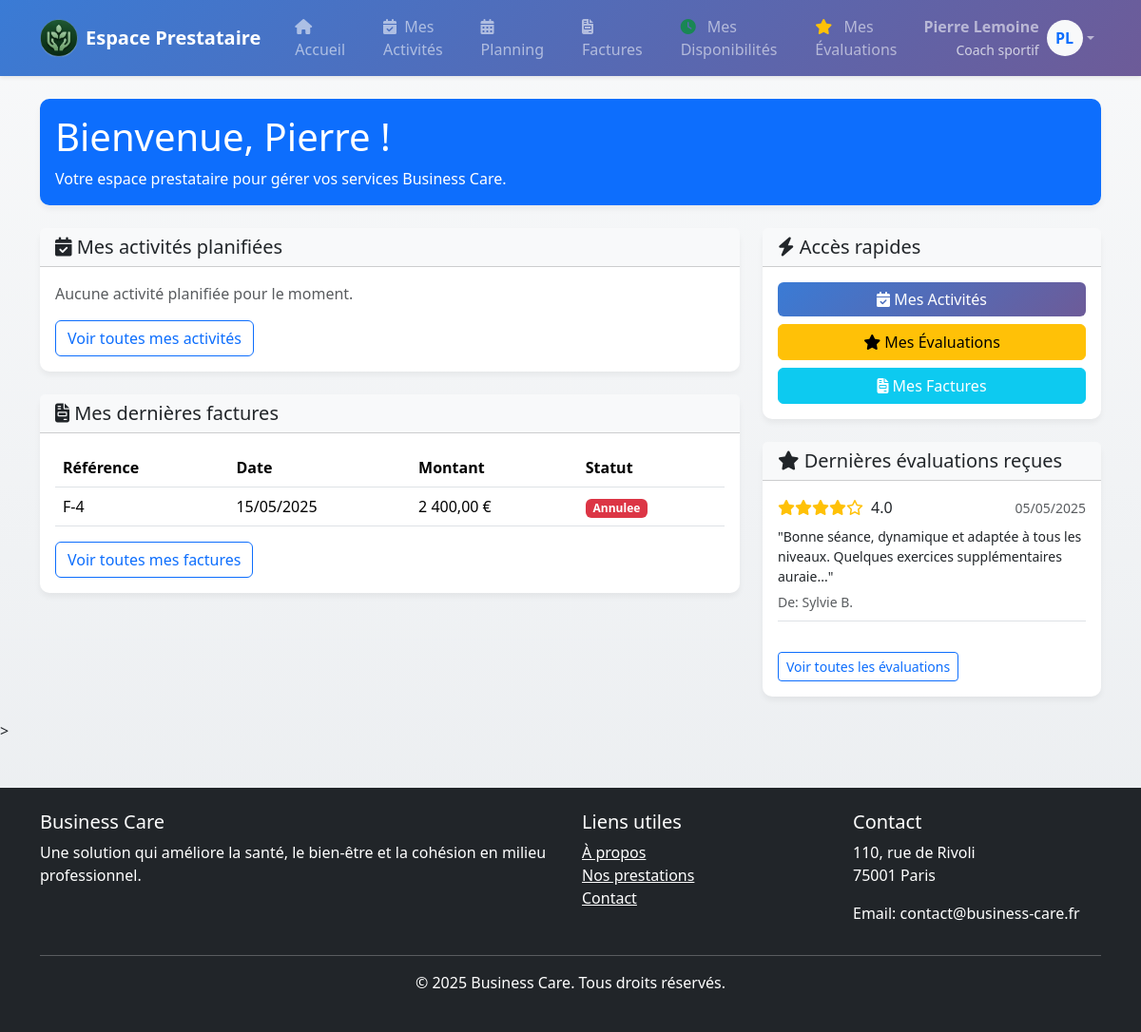
/frontOffice/prestataire/index.php (signed in), run on the app's committed database.
### tables this page shows
CREATE TABLE `facture` (
  `facture_id` int(11) NOT NULL,
  `date_emission` date DEFAULT NULL,
  `date_echeance` date DEFAULT NULL,
  `montant` decimal(10,2) DEFAULT NULL,
  `montant_tva` decimal(10,2) DEFAULT NULL,
  `montant_ht` decimal(10,2) DEFAULT NULL,
  `statut` 	ENUM('Attente', 'Payee', 'Annulee') DEFAULT 'Attente',
  `methode_paiement` VARCHAR(50)	DEFAULT NULL,
  `fichier` varchar(255) DEFAULT NULL,
  `id_devis` int(11) DEFAULT NULL,
  `id_prestataire` int(11) DEFAULT NULL,
  `payment_intent_id` varchar(100) DEFAULT NULL
);

CREATE TABLE `evaluation` (
  `evaluation_id` int(11) NOT NULL,
  `note` int(11) DEFAULT NULL,
  `commentaire` text DEFAULT NULL,
  `id_collaborateur` int(11) DEFAULT NULL,
  `date_creation` datetime DEFAULT NULL,
  `desactivate` boolean DEFAULT 0
);

CREATE TABLE `collaborateur` (
  `collaborateur_id` int(11) NOT NULL,
  `nom` varchar(255) NOT NULL,
  `prenom` varchar(255) NOT NULL,
  `username` varchar(255) NOT NULL,
  `role` varchar(255) DEFAULT "employe",
  `email` varchar(255) NOT NULL,
  `password` varchar(255) DEFAULT NULL,
  `telephone` varchar(20) DEFAULT NULL,
  `id_societe` int(11) DEFAULT NULL,
  `date_creation` datetime DEFAULT NULL,
  `date_activite` datetime DEFAULT NULL,
  `token` varchar(255) DEFAULT NULL,
  `expiration` datetime DEFAULT NULL,
  `desactivate` boolean DEFAULT 0
);

### api/dao/provider.php (called while the page is built, shortened)
<?php
function getAllActivities(int $limit = null, int $offset = null, $providerId)  {
    $db = getDatabaseConnection();
    $sql = "SELECT a.activite_id, a.nom, a.date, a.type, a.id_devis, a.id_lieu, l.adresse, l.ville, l.code_postal
            FROM activite a
            LEFT JOIN lieu l ON a.id_lieu = l.lieu_id
            WHERE a.id_prestataire = :id";
    $params = [
        'id'=> $providerId
    ];
    if ($limit !== null) {
        $sql .= " LIMIT " . (string) $limit;
        if ($offset !== null) {
            $sql .= " OFFSET " . (string) $offset;
        }
    }
    $stmt = $db->prepare($sql);
    $res = $stmt->execute($params);
    if ($res) {
        return $stmt->fetchAll(PDO::FETCH_ASSOC);
    }
    return null;
}
function getProviderInvoices($prestataire_id) {
    $db = getDatabaseConnection();
    $sql = "SELECT f.facture_id, f.date_emission, f.date_echeance, f.montant, f.montant_tva,
                   f.montant_ht, f.statut, f.methode_paiement, f.fichier, d.devis_id,
                   s.nom AS nom_societe, s.siret
            FROM facture f
            LEFT JOIN devis d ON f.id_devis = d.devis_id
            LEFT JOIN societe s ON d.id_societe = s.societe_id
            WHERE f.id_prestataire = :prestataire_id
            ORDER BY f.date_emission DESC";
    $stmt = $db->prepare($sql);
    $res = $stmt->execute([
        'prestataire_id' => $prestataire_id
    ]);
    if ($res) {
        return $stmt->fetchAll(PDO::FETCH_ASSOC);
    }
    return [];
}

### api/dao/evaluation.php (called while the page is built, shortened)
<?php
function getEvaluationsByProviderId(int $prestataire_id){
    $db = getDatabaseConnection();
    $sql = "SELECT e.evaluation_id, e.note, e.commentaire, e.date_creation,
                   c.nom as collaborateur_nom, c.prenom as collaborateur_prenom
            FROM evaluation e
            JOIN note_prestataire np ON e.evaluation_id = np.id_evaluation
            JOIN collaborateur c ON e.id_collaborateur = c.collaborateur_id
            WHERE np.id_prestataire = :prestataire_id AND e.desactivate = 0
            ORDER BY e.date_creation DESC";
    $stmt = $db->prepare($sql);
    $res = $stmt->execute([
        'prestataire_id' => $prestataire_id
    ]);
    if ($res) {
        return $stmt->fetchAll(PDO::FETCH_ASSOC);
    }
    return [];
}

### frontOffice/prestataire/index.php (the view, shortened to what this page needs)
<?php
require_once 'includes/head.php';
include_once 'includes/header.php';
?>
<div class="container mt-4">
    <div class="row mb-4">
        <div class="col-12">
            <div class="card bg-primary text-white">
                <div class="card-body">
                    <h1 class="card-title">Bienvenue, <?php echo htmlspecialchars($_SESSION['prenom']); ?> !</h1>
                    <p class="card-text">Votre espace prestataire pour gérer vos services Business Care.</p>
                </div>
            </div>
        </div>
    </div>
    <div class="row">
        <div class="col-md-8">
            <div class="card mb-4">
                <div class="card-header bg-light">
                    <h5 class="card-title mb-0"><i class="fas fa-calendar-check"></i> Mes activités planifiées</h5>
                </div>
                <div class="card-body">
                    <?php
                    require_once '../../api/dao/provider.php';
                    $activities = isset($_SESSION['prestataire_id']) ?
                        getAllActivities(5, 0, $_SESSION['prestataire_id']) : [];
                    if ($activities && count($activities) > 0) {
                        $today = date('Y-m-d');
                        $upcomingActivities = array_filter($activities, function($activity) use ($today) {
                            return $activity['date'] >= $today;
                        });
                        $upcomingActivities = array_slice($upcomingActivities, 0, 3);
                        if (count($upcomingActivities) > 0) {
                            foreach ($upcomingActivities as $activity) {
                                ?>
                                <div class="mb-2 p-2 border-bottom">
                                    <div class="d-flex justify-content-between align-items-center">
                                        <strong><?php echo htmlspecialchars($activity['nom']); ?></strong>
                                        <small class="text-muted"><?php echo date('d/m/Y', strtotime($activity['date'])); ?></small>
                                    </div>
                                    <div class="text-muted small">
                                        <i class="fas fa-tag"></i> <?php echo htmlspecialchars($activity['type']); ?>
                                    </div>
                                </div>
                                <?php
                            }
                        } else {
                            echo '<p class="text-muted">Aucune activité planifiée pour le moment.</p>';
                        }
                    } else {
                        echo '<p class="text-muted">Aucune activité disponible.</p>';
                    }
                    ?>
                    <div class="mt-3">
                        <a href="activites.php" class="btn btn-outline-primary">Voir toutes mes activités</a>
                    </div>
                </div>
            </div>
            <div class="card mb-4">
                <div class="card-header bg-light">
                    <h5 class="card-title mb-0"><i class="fas fa-file-invoice"></i> Mes dernières factures</h5>
                </div>
                <div class="card-body">
                    <div id="recent-invoices">
                        <table class="table table-hover">
                            <thead>
                                <tr>
                                    <th>Référence</th>
                                    <th>Date</th>
                                    <th>Montant</th>
                                    <th>Statut</th>
                                </tr>
                            </thead>
                            <tbody>
                            <?php
                                require_once '../../api/dao/provider.php';
                                if (isset($_SESSION['prestataire_id'])) {
                                    $invoices = getProviderInvoices($_SESSION['prestataire_id']);
                                    $recentInvoices = array_slice($invoices, 0, 3);
                                    if (count($recentInvoices) > 0) {
                                        foreach ($recentInvoices as $invoice) {
                                            $statusClass = '';
                                            switch ($invoice['statut']) {
                                                case 'Annulee':
                                                    $statusClass = 'bg-danger';
                                                    break;
                                            }
                                            $dateEmission = date('d/m/Y', strtotime($invoice['date_emission']));
                                            $montant = number_format($invoice['montant'], 2, ',', ' ') . ' €';
                                            echo "<tr>";
                                            echo "<td>F-" . $invoice['facture_id'] . "</td>";
                                            echo "<td>{$dateEmission}</td>";
                                            echo "<td>{$montant}</td>";
                                            echo "<td><span class='badge {$statusClass}'>" . ucfirst($invoice['statut']) . "</span></td>";
                                            echo "</tr>";
                                        }
                                    } else {
                                        echo "<tr><td colspan='4' class='text-center'>Aucune facture disponible.</td></tr>";
                                    }
                                } else {
                                    echo "<tr><td colspan='4' class='text-center'>Session invalide. Veuillez vous reconnecter.</td></tr>";
                                }
                            ?>
                            </tbody>
                        </table>
                        <div class="mt-3">
                            <a href="factures.php" class="btn btn-outline-primary">Voir toutes mes factures</a>
                        </div>
                    </div>
                </div>
            </div>
        </div>
        <div class="col-md-4">
            <div class="card mb-4">
                <div class="card-header bg-light">
                    <h5 class="card-title mb-0"><i class="fas fa-bolt"></i> Accès rapides</h5>
                </div>
                <div class="card-body">
                    <div class="d-grid gap-2">
                        <a href="activites.php" class="btn btn-primary">
                            <i class="fas fa-calendar-check"></i> Mes Activités
                        </a>
                        <a href="evaluations.php" class="btn btn-warning">
                            <i class="fas fa-star"></i> Mes Évaluations
                        </a>
                        <a href="factures.php" class="btn btn-info text-white">
                            <i class="fas fa-file-invoice"></i> Mes Factures
                        </a>
                    </div>
                </div>
            </div>
            <div class="card mb-4">
                <div class="card-header bg-light">
                    <h5 class="card-title mb-0"><i class="fas fa-star"></i> Dernières évaluations reçues</h5>
                </div>
                <div class="card-body">
                    <?php
                    require_once '../../api/dao/evaluation.php';
                    if (isset($_SESSION['prestataire_id'])) {
                        $evaluations = getEvaluationsByProviderId($_SESSION['prestataire_id']);
                        $recentEvaluations = array_slice($evaluations, 0, 3);
                        if (count($recentEvaluations) > 0) {
                            foreach ($recentEvaluations as $evaluation) {
                                $dateCreation = date('d/m/Y', strtotime($evaluation['date_creation']));
                                $stars = '';
                                for ($i = 1; $i <= 5; $i++) {
                                    if ($i <= $evaluation['note']) {
                                        $stars .= '<i class="fas fa-star"></i>';
                                    } else {
                                        $stars .= '<i class="far fa-star"></i>';
                                    }
                                }
                                echo '<div class="mb-3 pb-2 border-bottom">';
                                echo '<div class="d-flex justify-content-between align-items-center mb-2">';
                                echo '<div>';
                                echo '<span class="text-warning">' . $stars . '</span>';
                                echo '<span class="ms-2">' . $evaluation['note'] . '.0</span>';
                                echo '</div>';
                                echo '<small class="text-muted">' . $dateCreation . '</small>';
                                echo '</div>';
                                echo '<p class="small mb-1">"' . htmlspecialchars(substr($evaluation['commentaire'], 0, 100)) . (strlen($evaluation['commentaire']) > 100 ? '...' : '') . '"</p>';
                                echo '<small class="text-muted">De: ' . htmlspecialchars($evaluation['collaborateur_prenom'] . ' ' . substr($evaluation['collaborateur_nom'], 0, 1) . '.') . '</small>';
                                echo '</div>';
                            }
                        } else {
                            echo '<div class="alert alert-info">Vous n\'avez pas encore reçu d\'évaluations.</div>';
                        }
                    } else {
                        echo '<div class="alert alert-warning">Session invalide. Veuillez vous reconnecter.</div>';
                    }
                    ?>
                    <a href="evaluations.php" class="btn btn-outline-primary btn-sm mt-3">Voir toutes les évaluations</a>
                </div>
            </div>
        </div>
    </div>
</div>
>
<?php
include 'includes/footer.php';
?>

### frontOffice/prestataire/includes/header.php (style rules this page uses)
body { background: linear-gradient(to bottom, #f8f9fa, #e9ecef); min-height: 100vh; }
.card { border: none; border-radius: 10px; box-shadow: 0 4px 6px rgba(0,0,0,0.05); transition: transform 0.2s, box-shadow 0.2s; }
.btn-primary { background: linear-gradient(135deg, #3a7bd5 0%, #6d5b98 100%); border: none; }

### data on the page
facture: facture_id "4", date_emission "15/05/2025", montant "2 400,00 €", statut "Annulee"
evaluation: note "4", date_creation "05/05/2025", commentaire "Bonne séance, dynamique et adaptée à tous les niveaux. Quelques exercices supplémentaires auraie", id_collaborateur.nom "Sylvie B."

### other printed values
$_SESSION['prenom'] . ' ' . $_SESSION['nom'] "Pierre Lemoine"
$_SESSION['type'] "Coach sportif"
substr($_SESSION['prenom'], 0, 1) "P"
substr($_SESSION['nom'], 0, 1) "L"
$_SESSION['prenom'] "Pierre"
